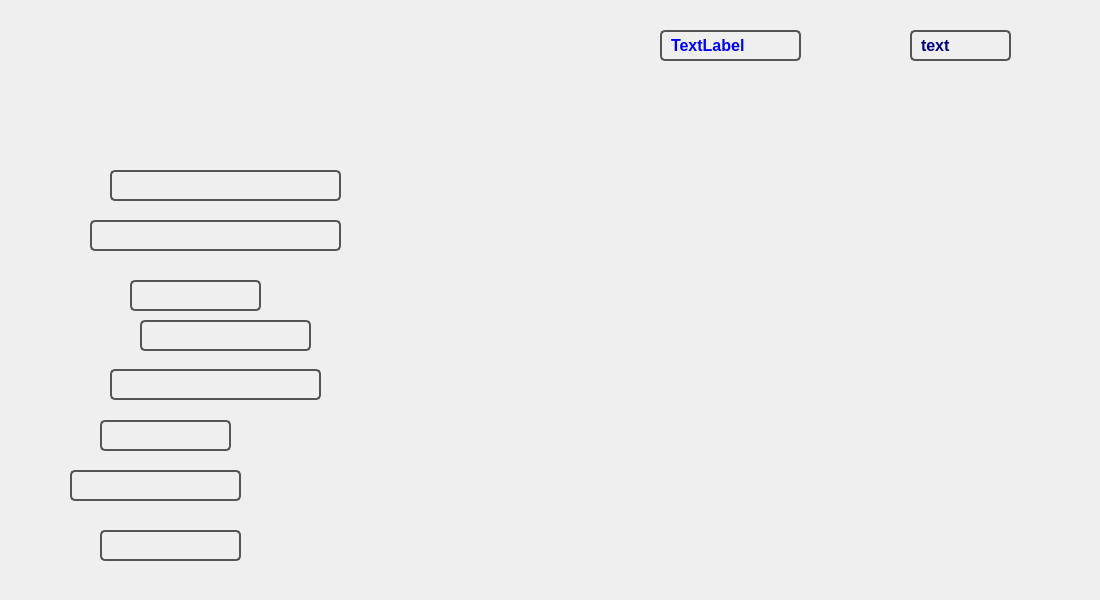
<?xml version="1.0" encoding="UTF-8"?>
<ui version="4.0">
 <class>bill</class>
 <widget class="QWidget" name="bill">
  <property name="geometry">
   <rect>
    <x>0</x>
    <y>0</y>
    <width>1100</width>
    <height>600</height>
   </rect>
  </property>
  <property name="windowTitle">
   <string>Form</string>
  </property>
  <widget class="QLabel" name="label">
   <property name="geometry">
    <rect>
     <x>0</x>
     <y>0</y>
     <width>1100</width>
     <height>600</height>
    </rect>
   </property>
   <property name="text">
    <string/>
   </property>
   <property name="pixmap">
    <pixmap resource="res.qrc">:/resources/ticketconfirmed.png</pixmap>
   </property>
  </widget>
  <widget class="QLabel" name="labelName">
   <property name="geometry">
    <rect>
     <x>90</x>
     <y>220</y>
     <width>251</width>
     <height>31</height>
    </rect>
   </property>
   <property name="font">
    <font>
     <pointsize>-1</pointsize>
     <bold>true</bold>
    </font>
   </property>
   <property name="styleSheet">
    <string notr="true">QLabel{
    font-size: 16px;        
    font-weight: bold;       
	color: rgb(85, 255, 255);
 
	
    border: 2px solid #555555;  /* Border styling */
    border-radius: 5px;      /* Rounded corners */
    padding: 5px;            /* Inner spacing */
}</string>
   </property>
   <property name="text">
    <string/>
   </property>
  </widget>
  <widget class="QLabel" name="labelPhoneNo">
   <property name="geometry">
    <rect>
     <x>130</x>
     <y>280</y>
     <width>131</width>
     <height>31</height>
    </rect>
   </property>
   <property name="styleSheet">
    <string notr="true">QLabel{
    font-size: 16px;        
    font-weight: bold;       
	
	color: rgb(85, 255, 255);
 
	
	
    border: 2px solid #555555;  /* Border styling */
    border-radius: 5px;      /* Rounded corners */
    padding: 5px;            /* Inner spacing */
}</string>
   </property>
   <property name="text">
    <string/>
   </property>
  </widget>
  <widget class="QLabel" name="labelDateOfDepart">
   <property name="geometry">
    <rect>
     <x>140</x>
     <y>320</y>
     <width>171</width>
     <height>31</height>
    </rect>
   </property>
   <property name="styleSheet">
    <string notr="true">QLabel{
    font-size: 16px;        
    font-weight: bold;       
	color: rgb(85, 255, 255);
 
	
	
    border: 2px solid #555555;  /* Border styling */
    border-radius: 5px;      /* Rounded corners */
    padding: 5px;            /* Inner spacing */
}</string>
   </property>
   <property name="text">
    <string/>
   </property>
  </widget>
  <widget class="QLabel" name="labelFlightAvailable">
   <property name="geometry">
    <rect>
     <x>70</x>
     <y>470</y>
     <width>171</width>
     <height>31</height>
    </rect>
   </property>
   <property name="styleSheet">
    <string notr="true">QLabel{
    font-size: 16px;        
    font-weight: bold;       
	color: rgb(85, 255, 255);
 
	
	
    border: 2px solid #555555;  /* Border styling */
    border-radius: 5px;      /* Rounded corners */
    padding: 5px;            /* Inner spacing */
}
</string>
   </property>
   <property name="text">
    <string/>
   </property>
  </widget>
  <widget class="QLabel" name="labelSeatClass">
   <property name="geometry">
    <rect>
     <x>100</x>
     <y>420</y>
     <width>131</width>
     <height>31</height>
    </rect>
   </property>
   <property name="styleSheet">
    <string notr="true">QLabel{
    font-size: 16px;        
    font-weight: bold;       
	color: rgb(85, 255, 255);
 
	
	
    border: 2px solid #555555;  /* Border styling */
    border-radius: 5px;      /* Rounded corners */
    padding: 5px;            /* Inner spacing */
}
</string>
   </property>
   <property name="text">
    <string/>
   </property>
  </widget>
  <widget class="QLabel" name="labelFlyingFrom">
   <property name="geometry">
    <rect>
     <x>660</x>
     <y>30</y>
     <width>141</width>
     <height>31</height>
    </rect>
   </property>
   <property name="styleSheet">
    <string notr="true">QLabel{
    font-size: 16px;        
    font-weight: bold;       
	
	color: rgb(0, 0, 255);
	
	
    border: 2px solid #555555;  /* Border styling */
    border-radius: 5px;      /* Rounded corners */
    padding: 5px;            /* Inner spacing */
}
</string>
   </property>
   <property name="text">
    <string>TextLabel</string>
   </property>
  </widget>
  <widget class="QLabel" name="labelFlyingTo">
   <property name="geometry">
    <rect>
     <x>910</x>
     <y>30</y>
     <width>101</width>
     <height>31</height>
    </rect>
   </property>
   <property name="styleSheet">
    <string notr="true">QLabel{
    font-size: 16px;        
    font-weight: bold;       
	
	color: rgb(0, 0, 127);
 
	
	
    border: 2px solid #555555;  /* Border styling */
    border-radius: 5px;      /* Rounded corners */
    padding: 5px;            /* Inner spacing */
}</string>
   </property>
   <property name="text">
    <string>text</string>
   </property>
  </widget>
  <widget class="QLabel" name="ticketIdLabel">
   <property name="geometry">
    <rect>
     <x>110</x>
     <y>170</y>
     <width>231</width>
     <height>31</height>
    </rect>
   </property>
   <property name="styleSheet">
    <string notr="true">QLabel{
    font-size: 16px;        
    font-weight: bold;       
	color: rgb(85, 255, 255);
 
	
    border: 2px solid #555555;  /* Border styling */
    border-radius: 5px;      /* Rounded corners */
    padding: 5px;            /* Inner spacing */
}</string>
   </property>
   <property name="text">
    <string/>
   </property>
  </widget>
  <widget class="QLabel" name="labelseatNumber">
   <property name="geometry">
    <rect>
     <x>110</x>
     <y>369</y>
     <width>211</width>
     <height>31</height>
    </rect>
   </property>
   <property name="styleSheet">
    <string notr="true">QLabel{
    font-size: 16px;        
    font-weight: bold;       
	color: rgb(85, 255, 255);
 
	
	
    border: 2px solid #555555;  /* Border styling */
    border-radius: 5px;      /* Rounded corners */
    padding: 5px;            /* Inner spacing */
}</string>
   </property>
   <property name="text">
    <string/>
   </property>
  </widget>
  <widget class="QLabel" name="labelbill">
   <property name="geometry">
    <rect>
     <x>100</x>
     <y>530</y>
     <width>141</width>
     <height>31</height>
    </rect>
   </property>
   <property name="styleSheet">
    <string notr="true">QLabel{
    font-size: 16px;        
    font-weight: bold;       
	color: rgb(85, 255, 255);
 
	
	
    border: 2px solid #555555;  /* Border styling */
    border-radius: 5px;      /* Rounded corners */
    padding: 5px;            /* Inner spacing */
}
</string>
   </property>
   <property name="text">
    <string/>
   </property>
  </widget>
  <zorder>label</zorder>
  <zorder>labelDateOfDepart</zorder>
  <zorder>labelFlightAvailable</zorder>
  <zorder>labelSeatClass</zorder>
  <zorder>labelName</zorder>
  <zorder>labelPhoneNo</zorder>
  <zorder>labelFlyingTo</zorder>
  <zorder>labelFlyingFrom</zorder>
  <zorder>ticketIdLabel</zorder>
  <zorder>labelseatNumber</zorder>
  <zorder>labelbill</zorder>
 </widget>
 <resources>
  <include location="res.qrc"/>
 </resources>
 <connections/>
</ui>
